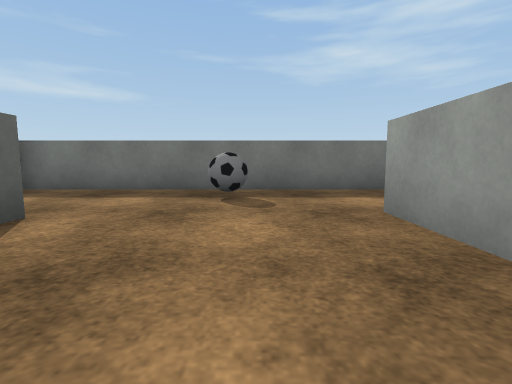
[1] (above)

24 first-person views from a walk through a 3-D level made in the Unity game engine. The camera is 0.55 m above the floor, tilts 6° down and sees 85° across. The floor is counted in squares, 1 m on a side. Each view is taken from the middle of a square. On the plan, view 1 faces up. The plan holds only what a view shows up to about 9 squares ahead; the rest is blank. Some surface patterns are stand-ins.

[2]
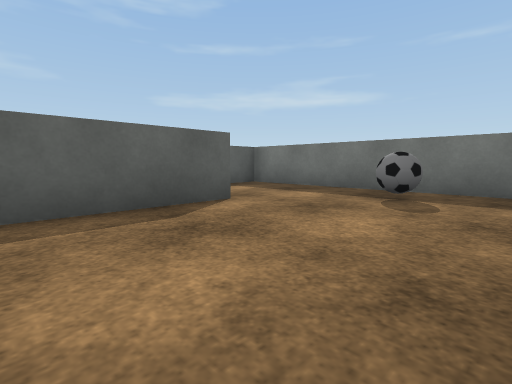

[3]
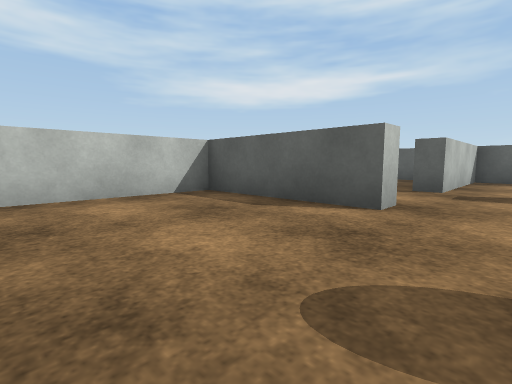

[4]
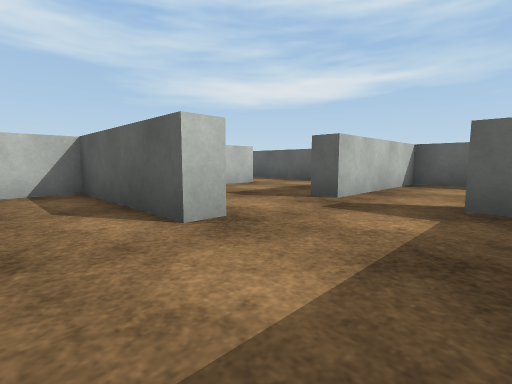

[5]
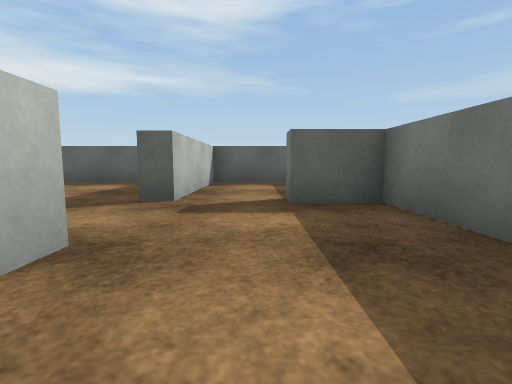

[6]
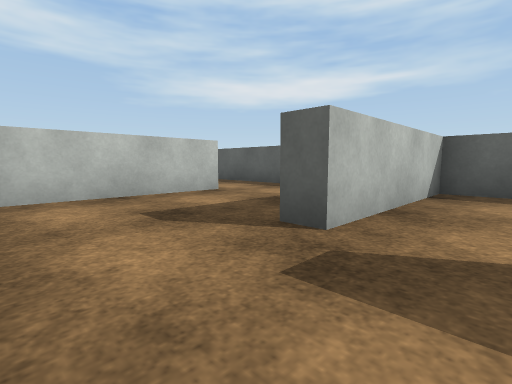

[7]
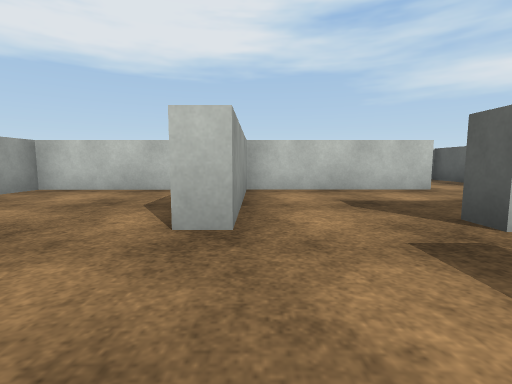

[8]
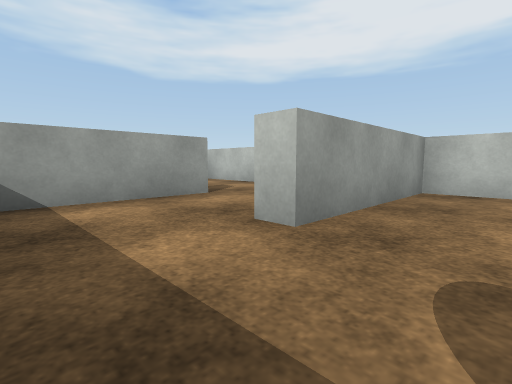

[9]
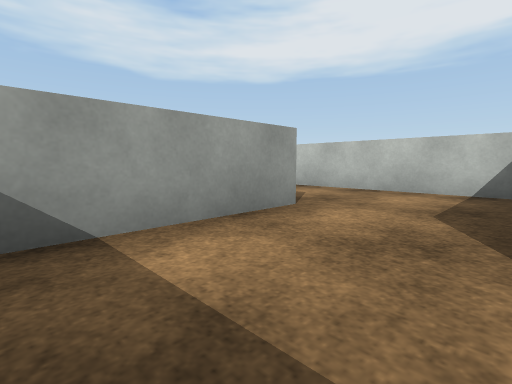

[10]
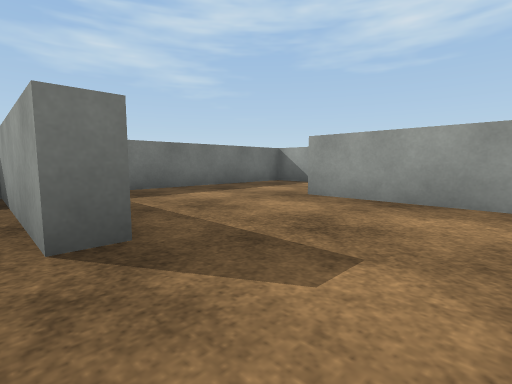

[11]
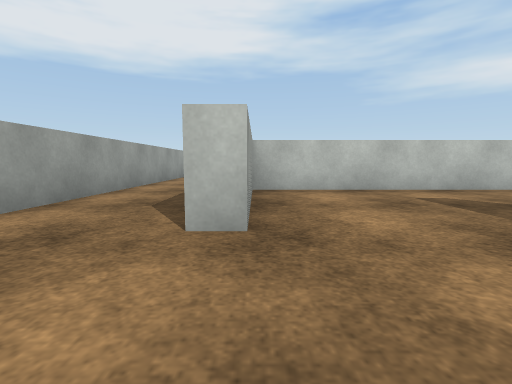

[12]
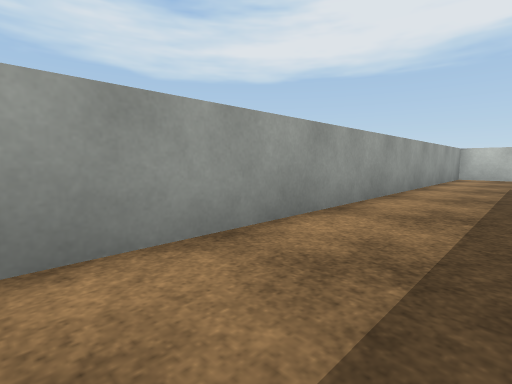

[13]
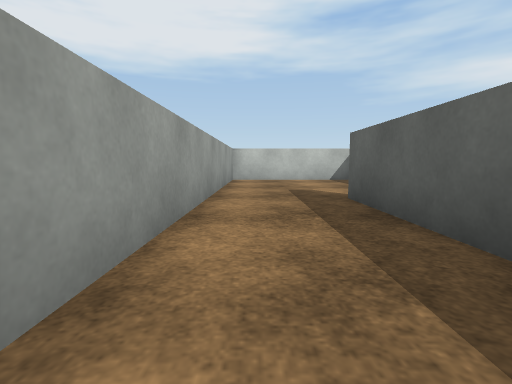

[14]
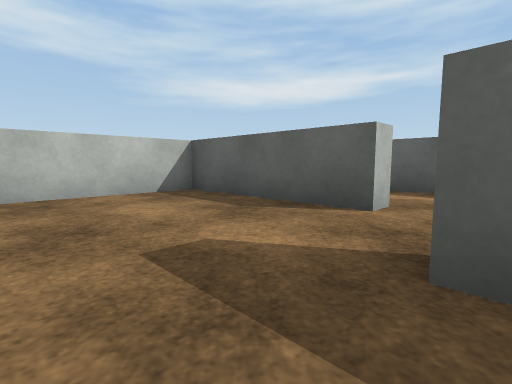

[15]
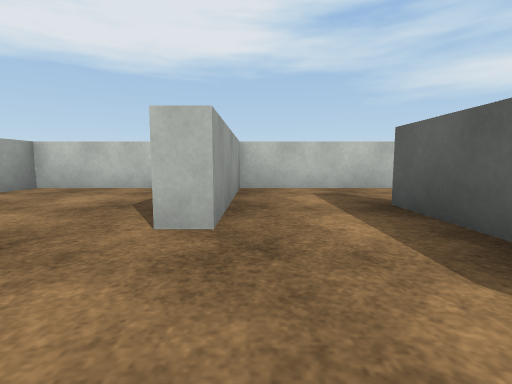

[16]
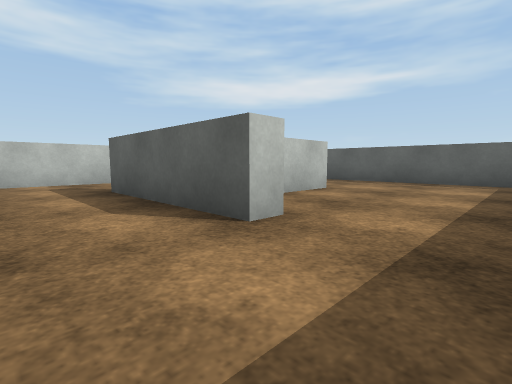

[17]
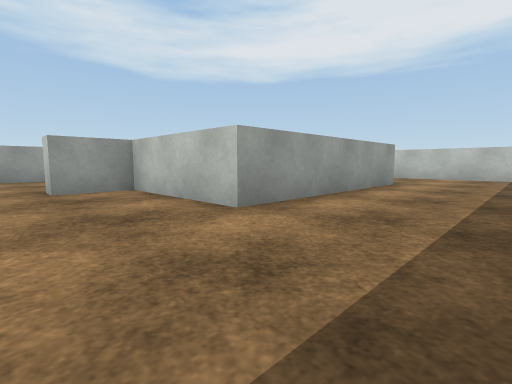

[18]
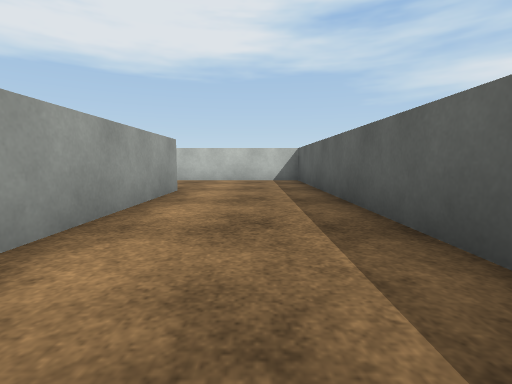

[19]
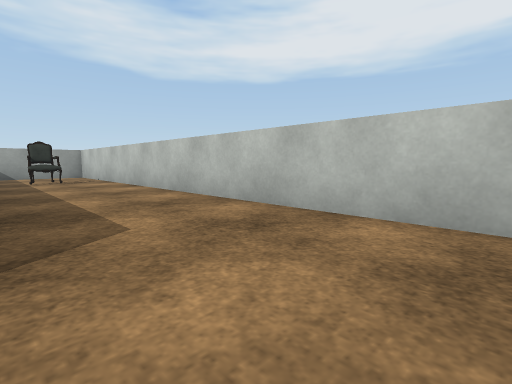

[20]
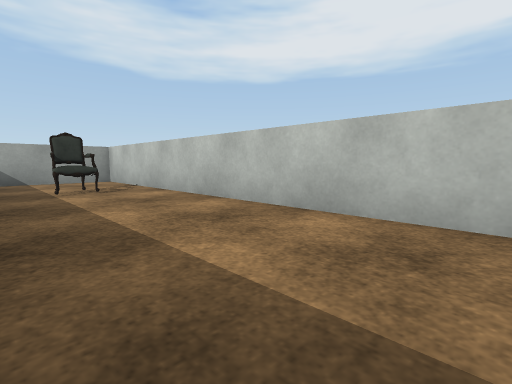

[21]
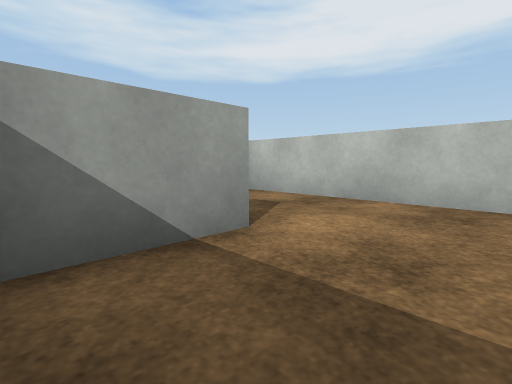

[22]
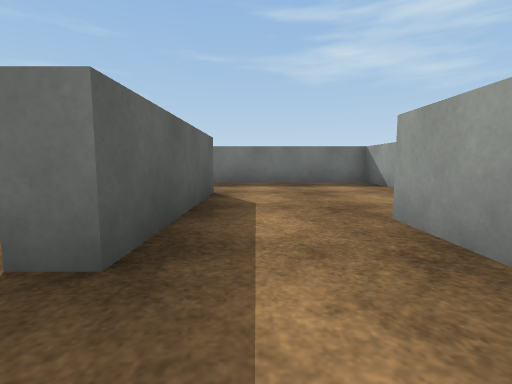

[23]
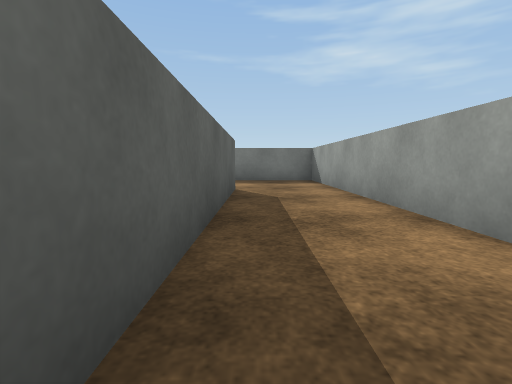

[24]
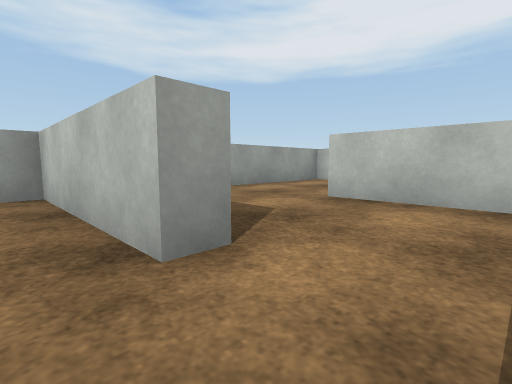

### Floor plan
Points are (right, up) in squares from view 1. A wall is a line through its corners. A room is listed if a view was taken in it or the views show most of it. See-through windows are left out.
Room 1 (views 1, 2, 3, 4, 5, 6, 7, 8, 9)
walls: (-2.8, 2.8) (-2.3, 2.8) (-2.3, -0.7) (1.4, -0.7) (1.4, 3.1) (2, 3.1); (2.5, 5.8) (-4.8, 5.8) (-4.8, 4.5) (-5.4, 4.5)
ways out: opening at (-4, 2) to room 7; opening at (2, 4.5) to room 11; opening at (-5, 4)
objects: ball (0, 4)
Room 2 (view 10)
walls: (4.2, 2) (4.2, 3.4); (2.1, -0.7) (4.6, -0.7)
ways out: opening at (5, 0.5) to room 9; opening at (3.5, 2.5) to room 11
Room 3 (views 11, 12, 13, 14, 23)
walls: (8.1, 1.5) (8.1, 2.8) (8.6, 2.8) (8.6, -5.4); (6.8, -6.3) (6.8, -10) (10.7, -10) (10.7, 5.8) (6.1, 5.8)
ways out: opening at (7, -6) to room 4; opening at (6.5, 2) to room 9
Room 4 (views 15, 16, 17, 18, 19, 20)
walls: (6.4, -7.5) (6.4, -6.3) (6.8, -6.3); (8.1, -4.5) (8.1, -1.2) (3.8, -1.2); (0.6, -10.6) (0.6, -5.2) (3.7, -5.2) (3.7, -3.9) (4.2, -3.9) (4.2, -7.6); (-2.3, -2.2) (-2.3, -13.8) (10.7, -13.8) (10.7, -11.4)
ways out: opening at (7, -6) to room 3; opening at (5.5, -7) to room 6
objects: other object (8, -12)
Room 5 (view 21)
walls: (3.7, -7.6) (3.7, -6); (2.1, -10) (3.5, -10)
ways out: opening at (4, -8.5) to room 6
Room 6 (view 22)
walls: (4.2, -7.6) (3.7, -7.6); (3.5, -10) (6.4, -10) (6.4, -7.5)
ways out: opening at (5.5, -7) to room 4; opening at (4, -8.5) to room 5
Room 7 (view 24)
walls: (-6.6, -0.7) (-2.8, -0.7) (-2.8, 2.8); (-5, 2.8) (-5, 2.2); (-8.8, 1.4) (-8.8, -0.6)
ways out: opening at (-4, 2) to room 1; opening at (-7.5, -1) to room 8
Room 8 (no view inside)
walls: (-8.8, -0.6) (-8.8, -4.1) (-6.4, -4.1); (-6.6, -1.2) (-6.6, -0.7)
ways out: opening at (-7.5, -1) to room 7; opening at (-6, -2.5) to room 10
Room 9 (no view inside)
walls: (4.9, 2) (4.2, 2); (4.6, -0.7) (8.1, -0.7); (8.1, -0.2) (8.1, 1.5)
ways out: opening at (5, 0.5) to room 2; opening at (6.5, 2) to room 3
Room 10 (no view inside)
walls: (-6.4, -4.1) (-5.5, -4.1)
ways out: opening at (-6, -2.5) to room 8; opening at (-4.5, -4)
Room 11 (no view inside)
walls: (4.2, 3.4) (4.2, 5.8) (2.5, 5.8)
ways out: opening at (2, 4.5) to room 1; opening at (3.5, 2.5) to room 2

Positions as (right, up) in squares from view 1, and headings:
1: (0, 0), facing up
2: (1, 0), facing up-left
3: (1, 4), facing down-left
4: (-1, 5), facing down-left
5: (-1, 4), facing left
6: (-3, 4), facing down-left
7: (-3, 5), facing down
8: (0, 5), facing down-right
9: (2, 5), facing down-right
10: (4, 0), facing up-right
11: (8, 5), facing down
12: (9, 1), facing down-right
13: (10, -1), facing down
14: (10, -5), facing down-left
15: (6, -4), facing down
16: (6, -2), facing down-left
17: (-2, -3), facing down-right
18: (-1, -5), facing down
19: (-1, -11), facing down-right
20: (2, -11), facing down-right
21: (2, -6), facing down-right
22: (5, -9), facing up
23: (9, -3), facing up
24: (-8, 0), facing down-right
